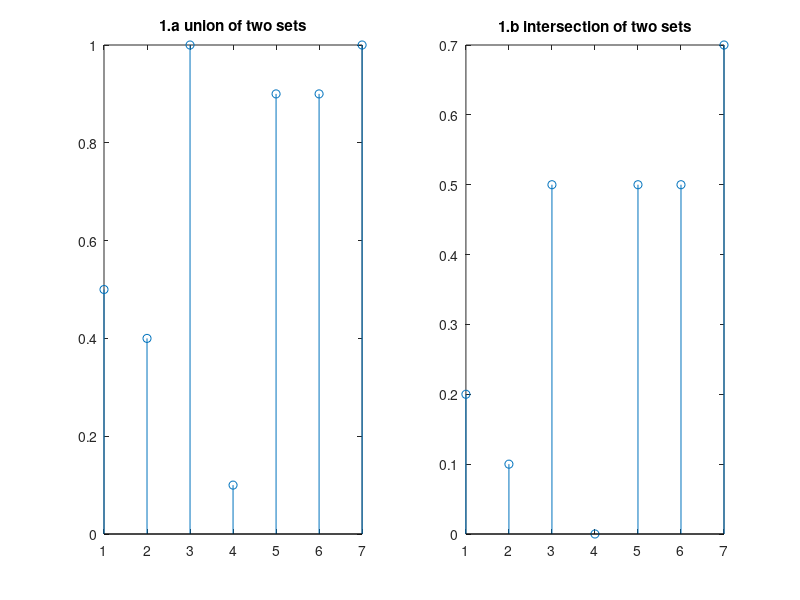
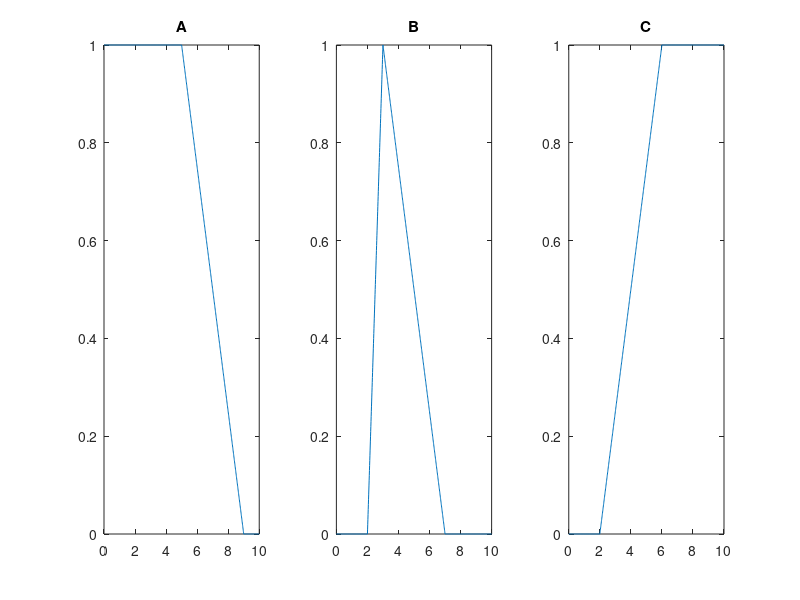
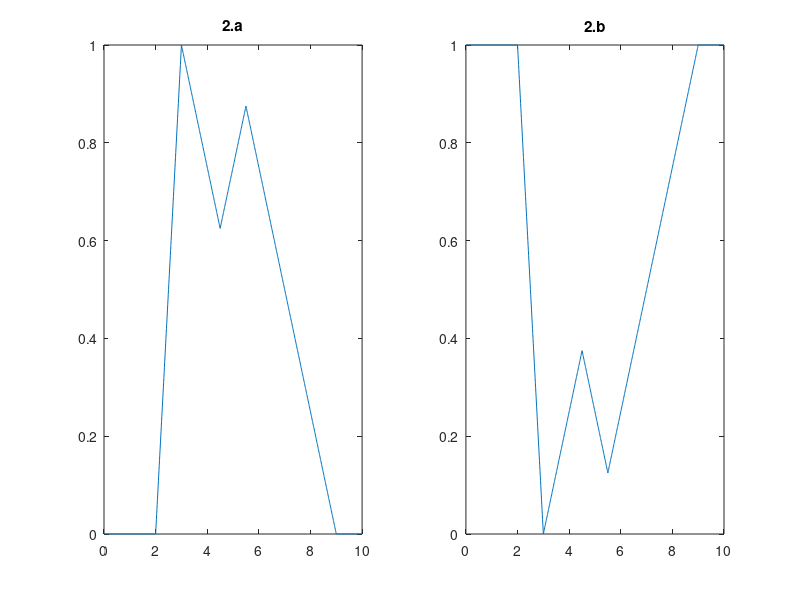

These figures' MATLAB source, in order:
clc
close all
clear all
%% Question 1
% intersection and union features of discrete fuzzy set
% discrete fuzzy sets:
X=[.2 .4 .5 .1 .9 .5 1];
Y=[.5 .1 1 0 .5 .9 .7];
% 1.a
% maximum operator is used for union 
XuY = max(X,Y) ; % S-norm operator is used for union
% 1.b
% minumum operator is used for intersection
XnY = min(X,Y) ; % T-norm operator is used for intersection
% stem() : Plot discrete sequence data
figure(1)
subplot(1,2,1), stem(XuY )
title('1.a union of two sets')
subplot(1,2,2), stem(XnY)
title('1.b intersection of two sets')

%% Question 2
% to solve this question, some function in "Membership Functions in the Fuzzy Logic Toolbox"
% is used
% complement, intersection and union features of continuous fuzzy set
xx = (0:0.01:10); % range

% continuous fuzzy sets
% mf refers to "membership function"
% our A and C sets are out of normal using of trapezoidal membership function
% we need two argument to construct these sets so 2 inputs are selected out of
% specified range
A=trapmf(xx,[-4 -3 5 9]); % trapezoidal membership function (trapmf) (-4 and -3 are arbitrarily selected for out of range)
B=trimf(xx,[2 3 7]); % triangular membership function (trimf)
C=trapmf(xx,[2 6 10 15]);
% plot fuzzy sets
figure(2)
subplot(1,3,1), plot(xx,A)
title('A')
subplot(1,3,2), plot(xx,B)
title('B')
subplot(1,3,3), plot(xx,C)
title('C')

%2.a
AnB_u_AnC=min(A,max(B,C));
%2.b
% complement of a cont. sets: complement(A)= 1-A
b=max((1-A),min((1-B),(1-C)));

figure(3)
subplot(1,2,1), plot(xx,AnB_u_AnC)
title('2.a')
subplot(1,2,2), plot(xx,b)
title('2.b')
